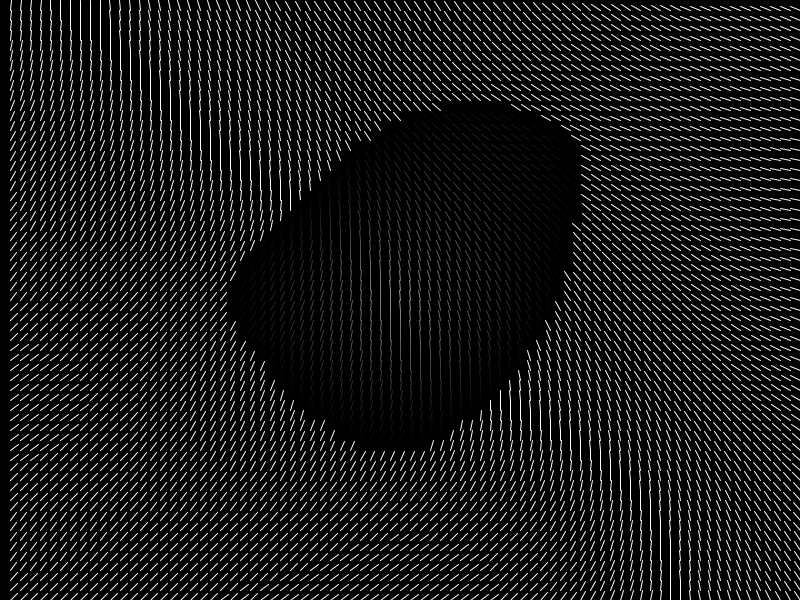
Frame 1 (no input)
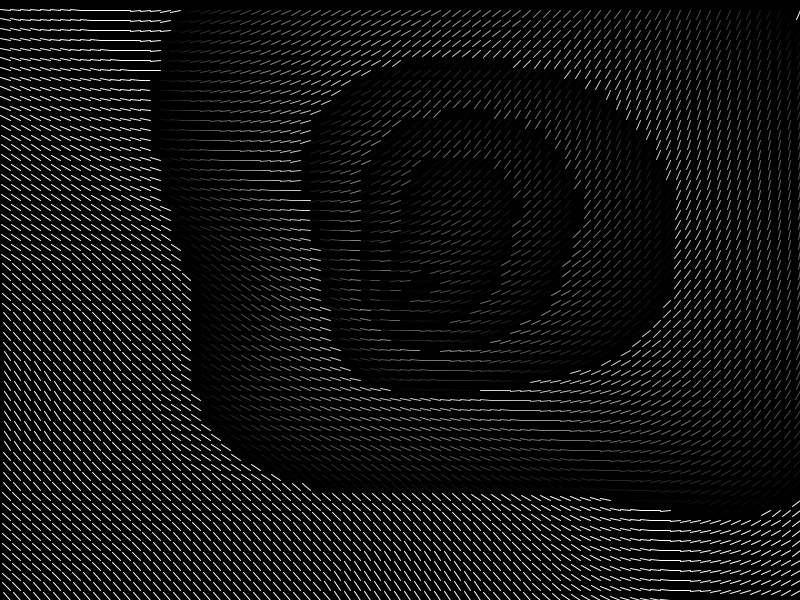
Frame 60 (the mouse pressed at the canvas centre just before this capture)
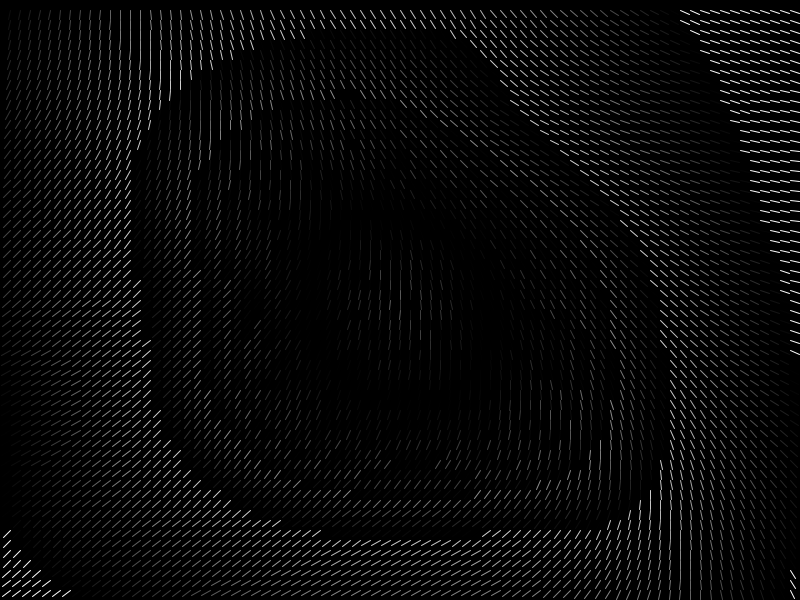
Frame 120 (the mouse held since frame 60 and released just before this capture)

The Processing sketch that drew these frames (run headless with seeded random() and noise(); from frame 60 on, the mouse is pressed at the canvas centre):

// Processing sketch: experiment_titant1
// ── experiment_titant1.pde
int num=100;
Pa[] pa =new Pa[100000];
int res=100;
void setup(){
size (800,600);

int t=0 ; 
for(int x=0; x< res;x++)for(int y=0 ; y<res;y++){t++;
pa[t]=new Pa(10+x*10,10+y*10); 
pa[t].id=t; 
}


//for(int x=0 ; x< num;x++)pa[x].id=10; 
}

void draw(){
 background(0);
for(int x=0 ,t=0 ; x< res;x++) for(int y=0 ; y< res;y++){t++; pa[t].update();}
for(int x=0,t=0 ; x< res;x++) for(int y=0 ; y< res;y++){t++; pa[t].draw();}





}

class Pa{
PVector pos= new PVector(0,0);
PVector pv= new PVector(0,0);
int id=0;float  theta ;
  Pa(float tx, float ty){ 
    pos.x=tx; pos.y=ty; 
 
pv.x=random(-100,100);  pv.y=random(-100,100);

pv.normalize(); 

pv.mult(5);
pv.x+=tx;   pv.y+=ty;

}
 void update(){  
 
  theta = map(noise(pos.x*.000491,pos.y*0.000891)+(100*sin(frameCount*.000101)),0,0.8,0,TWO_PI); //if(millis()<10)
  //theta =10+pos.x+pos.y*pos.y*2+frameCount*0.1; //if(millis()<10)
   //  theta =(id%(1+mouseX*0.5))*10; //if(millis()<10)

    {
//pv.x=random(-100,100);  pv.y=random(-100,100);
//theta+=dist(pos.x+theta,pos.y+theta,mouseX,mouseY);
//theta+=(frameCount*0.01+id*.0005*PI);
 pv = new PVector(cos(theta),sin(theta));


pv.normalize(); 

pv.mult(10);

pv.x+=pos.x;   pv.y+=pos.y;
 
 }}
  void draw(){  

       //stroke( 50 ,(cos(theta)+sin(the ta))*200 ,(cos(theta)-sin(theta))*200 );
//stroke(dist(pos.x*10,pos.y*10,400,300),(cos(theta)+sin(theta))*250,100);
  stroke( (( 450-dist(pos.x*10,pos.y*10,400*10,10*300)/(100+theta*0.01))%(100+dist(pos.x*10,pos.y*10,400*10,10*300)/10-(200*sin(theta)))));

    
  line(pos.x,pos.y,pv.x,pv.y);theta=0;
  }
  


}
